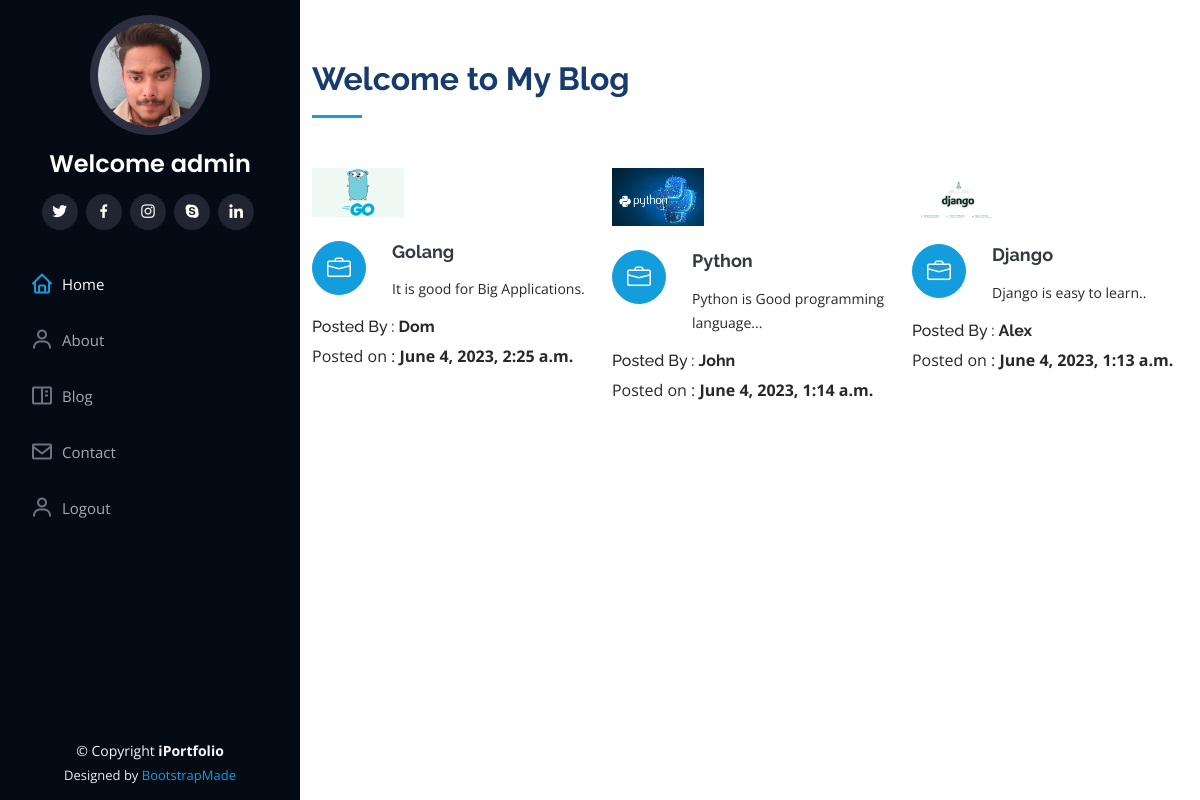
/blog (signed in), run on the app's committed database.
### home/models.py (models this page shows, shortened)
class Blog(models.Model):
    title=models.CharField(max_length=60)
    description=models.TextField()
    authname=models.CharField(max_length=15)
    img=models.ImageField(upload_to='blog',blank=True,null=True)
    timeStamp=models.DateTimeField(auto_now_add=True,blank=True)

### home/views.py (the view)
# urls.py: path('blog', handleblog, name='handleblog'),
def handleblog(request):
    views = {}
    views['posts'] = Blog.objects.all()
    return render(request, 'handleblog.html', views)

### templates/handleblog.html (shortened to what this page needs)
{% extends 'base.html' %}
{% load static %}
{% block content %}
<section id="services" class="services">
      <div class="container">
        <div class="section-title">
          <h2>Welcome to My Blog</h2>
        </div>
        <div class="row">
            {% for post in posts reversed %}
          <div class="col-lg-4 col-md-6 icon-box" data-aos="fade-up">
              <div class="col-lg-4" data-aos="fade-right">
            <img src="{{post.img.url}}" class="img-fluid" alt="no-image">
          </div>
              <br>
            <div class="icon"><i class="bi bi-briefcase"></i></div>
            <h4 class="title"><a href="">{{post.title}}</a></h4>
            <p class="description">{{post.description}}</p>
              <h6>Posted By : <b>{{post.authname}}</b></h6>
              <p>Posted on : <b>{{post.timeStamp}}</b></p>
          </div>
            {% endfor %}
        </div>
      </div>
    </section>
{% endblock %}

### templates/base.html (shortened to what this page needs)
<!DOCTYPE html>
{% load static %}
<html lang="en">
<head>
  <link href="{% static 'assets/vendor/aos/aos.css' %}" rel="stylesheet">
  <link href="{% static 'assets/vendor/bootstrap/css/bootstrap.min.css' %}" rel="stylesheet">
  <link href="{% static 'assets/vendor/bootstrap-icons/bootstrap-icons.css' %}" rel="stylesheet">
  <link href="{% static 'assets/vendor/boxicons/css/boxicons.min.css' %}" rel="stylesheet">
  <link href="{% static 'assets/vendor/glightbox/css/glightbox.min.css' %}" rel="stylesheet">
  <link href="{% static 'assets/vendor/swiper/swiper-bundle.min.css' %}" rel="stylesheet">
  <link href="{% static 'assets/css/style.css' %}" rel="stylesheet">
</head>
<body>
  <header id="header">
    <div class="d-flex flex-column">
      <div class="profile">
        <img src="{% static 'assets/img/profile.jpg' %}" alt="" class="img-fluid rounded-circle">
        <h1 class="text-light"><a href="index.html">Welcome {{user.username}}</a></h1>
        <div class="social-links mt-3 text-center">
          <a href="#" class="twitter"><i class="bx bxl-twitter"></i></a>
          <a href="#" class="facebook"><i class="bx bxl-facebook"></i></a>
          <a href="#" class="instagram"><i class="bx bxl-instagram"></i></a>
          <a href="#" class="google-plus"><i class="bx bxl-skype"></i></a>
          <a href="#" class="linkedin"><i class="bx bxl-linkedin"></i></a>
        </div>
      </div>
      <nav id="navbar" class="nav-menu navbar">
        <ul>
          <li><a href="/" class="nav-link scrollto active"><i class="bx bx-home"></i> <span>Home</span></a></li>
          <li><a href="/about" class="nav-link scrollto"><i class="bx bx-user"></i> <span>About</span></a></li>
          <li><a href="/blog" class="nav-link scrollto"><i class="bx bx-book-content"></i> <span>Blog</span></a></li>
          <li><a href="/contact" class="nav-link scrollto"><i class="bx bx-envelope"></i> <span>Contact</span></a></li>
          {% if not request.user.is_authenticated %}
          <li><a href="/auth/signup" class="nav-link scrollto"><i class="bx bx-user"></i> <span>SignUp</span></a></li>
          <li><a href="/auth/login" class="nav-link scrollto"><i class="bx bx-user"></i> <span>Login</span></a></li>
          {% else %}
          <li><a href="/auth/logout" class="nav-link scrollto"><i class="bx bx-user"></i> <span>Logout</span></a></li>
          {% endif %}
        </ul>
      </nav>
    </div>
  </header>
  <main id="main">
  {% block content %}
  		  {% endblock %}
      </main>
  <footer id="footer">
    <div class="container">
      <div class="copyright">
        &copy; Copyright <strong><span>iPortfolio</span></strong>
      </div>
      <div class="credits">
        Designed by <a href="https://bootstrapmade.com/">BootstrapMade</a>
      </div>
    </div>
  </footer>
</body>
</html>

### static/assets/css/style.css (style rules this page uses)
body { font-family: "Open Sans", sans-serif; color: #272829; }
a { color: #149ddd; text-decoration: none; }
h1, h2, h3, h4, h5, h6 { font-family: "Raleway", sans-serif; }
#header { position: fixed; top: 0; left: 0; bottom: 0; width: 300px; transition: all ease-in-out 0.5s; z-index: 9997; transition: all 0.5s; padding: 0 15px; background: #040b14; overflow-y: auto; }
#header .profile img { margin: 15px auto; display: block; width: 120px; border: 8px solid #2c2f3f; }
#header .profile h1 { font-size: 24px; margin: 0; padding: 0; font-weight: 600; -moz-text-align-last: center; text-align-last: center; font-family: "Poppins", sans-serif; }
#header .profile h1 a, #header .profile h1 a:hover { color: #fff; text-decoration: none; }
#header .profile .social-links a { font-size: 18px; display: inline-block; background: #212431; color: #fff; line-height: 1; padding: 8px 0; margin-right: 4px; border-radius: 50%; text-align: center; width: 36px; height: 36px; transition: 0.3s; }
#main { margin-left: 300px; }
.nav-menu { padding: 30px 0 0 0; }
.nav-menu * { margin: 0; padding: 0; list-style: none; }
.nav-menu>ul>li { position: relative; white-space: nowrap; }
.nav-menu a, .nav-menu a:focus { display: flex; align-items: center; color: #a8a9b4; padding: 12px 15px; margin-bottom: 8px; transition: 0.3s; font-size: 15px; }
.nav-menu a i, .nav-menu a:focus i { font-size: 24px; padding-right: 8px; color: #6f7180; }
.nav-menu a:hover, .nav-menu .active, .nav-menu .active:focus, .nav-menu li:hover>a { text-decoration: none; color: #fff; }
.nav-menu a:hover i, .nav-menu .active i, .nav-menu .active:focus i, .nav-menu li:hover>a i { color: #149ddd; }
section { padding: 60px 0; overflow: hidden; }
.section-title { padding-bottom: 30px; }
.section-title h2 { font-size: 32px; font-weight: bold; margin-bottom: 20px; padding-bottom: 20px; position: relative; color: #173b6c; }
.section-title h2::after { content: ""; position: absolute; display: block; width: 50px; height: 3px; background: #149ddd; bottom: 0; left: 0; }
.services .icon-box { margin-bottom: 20px; }
.services .icon { float: left; display: flex; align-items: center; justify-content: center; width: 54px; height: 54px; background: #149ddd; border-radius: 50%; transition: 0.5s; border: 1px solid #149ddd; }
.services .icon i { color: #fff; font-size: 24px; line-height: 0; }
.services .title { margin-left: 80px; font-weight: 700; margin-bottom: 15px; font-size: 18px; }
.services .title a { color: #343a40; }
.services .description { margin-left: 80px; line-height: 24px; font-size: 14px; }
#footer { padding: 15px; color: #f4f6fd; font-size: 14px; position: fixed; left: 0; bottom: 0; width: 300px; z-index: 9999; background: #040b14; }
#footer .copyright { text-align: center; }
#footer .credits { padding-top: 5px; text-align: center; font-size: 13px; color: #eaebf0; }

### data on the page
Blog: img (picture), title "Golang", description "It is good for Big Applications.", authname "Dom", timeStamp "June 4, 2023, 2:25 a.m."
Blog: img (picture), title "Python", description "Python is Good programming language...", authname "John", timeStamp "June 4, 2023, 1:14 a.m."
Blog: img (picture), title "Django", description "Django is easy to learn..", authname "Alex", timeStamp "June 4, 2023, 1:13 a.m."

### other printed values
{{ user.username }} "admin"
